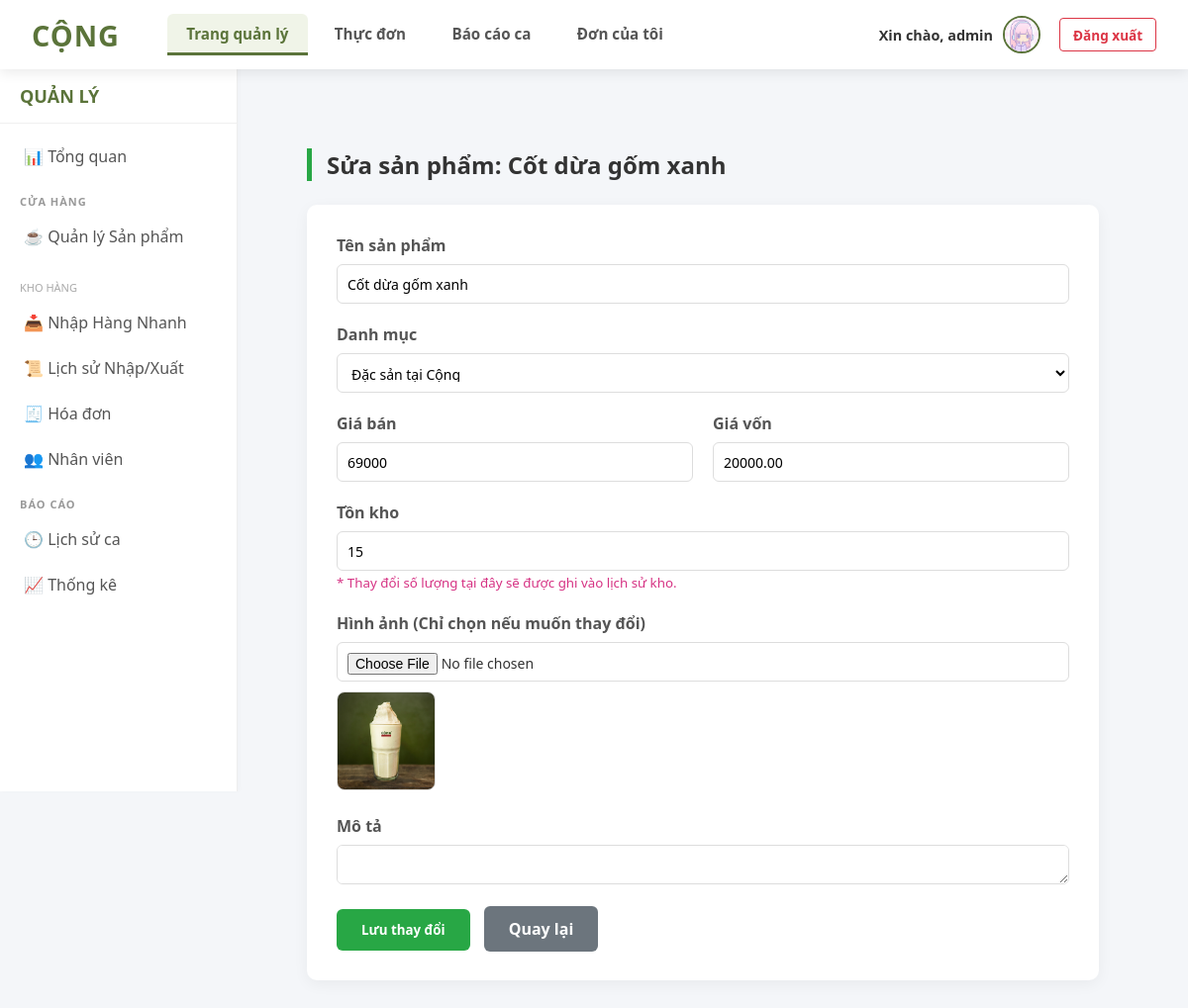
Page /admin/product_edit.php?id=4 (signed in) on the committed database.
### tables this page shows
CREATE TABLE `users` (
  `id` int(11) NOT NULL,
  `username` varchar(100) NOT NULL,
  `password` varchar(255) NOT NULL COMMENT 'Lưu mật khẩu đã hash',
  `full_name` varchar(255) DEFAULT NULL,
  `role` enum('admin','staff') NOT NULL DEFAULT 'staff',
  `security_code` varchar(50) DEFAULT NULL,
  `shift` varchar(20) DEFAULT 'full',
  `gender` varchar(10) DEFAULT 'Khác',
  `birth_year` int(11) DEFAULT 2000,
  `phone` varchar(20) DEFAULT '',
  `address` text DEFAULT '',
  `avatar` varchar(255) DEFAULT 'default_user.png'
);

CREATE TABLE `products` (
  `id` int(11) NOT NULL,
  `category_id` int(11) NOT NULL,
  `name` varchar(255) NOT NULL,
  `price` int(11) NOT NULL,
  `original_price` decimal(10,2) DEFAULT 0.00,
  `stock` int(11) NOT NULL,
  `image` varchar(255) DEFAULT 'default.jpg',
  `description` text DEFAULT NULL,
  `is_locked` tinyint(1) DEFAULT 0
);

### admin/product_edit.php (the view, shortened to what this page needs)
<?php
require '../includes/header.php';
require '../includes/admin_sidebar.php';
echo '<div class="main-with-sidebar">';
echo '<div class="admin-wrapper" style="margin: 0; max-width: none;">';
if (isset($_GET['id'])) {
    $id = (int)$_GET['id'];
    $sql = "SELECT * FROM products WHERE id = $id";
    $result = mysqli_query($conn, $sql);
    $product = mysqli_fetch_assoc($result);
} else {
    header("Location: product_list.php");
    exit();
}
?>
<h2 class="title-product">Sửa sản phẩm: <?php echo htmlspecialchars($product['name']); ?></h2>
<div class="form-container">
    <form method="POST" enctype="multipart/form-data">
        <div class="form-group">
            <label class="form-label">Tên sản phẩm</label>
            <input type="text" name="name" class="form-control" value="<?php echo htmlspecialchars($product['name']); ?>" required>
        </div>
        <div class="form-group">
            <label class="form-label">Danh mục</label>
            <select name="category_id" class="form-control">
                <?php
                $cat_res = mysqli_query($conn, "SELECT * FROM categories");
                while ($cat = mysqli_fetch_assoc($cat_res)) {
                    $selected = ($cat['id'] == $product['category_id']) ? 'selected' : '';
                    echo "<option value='{$cat['id']}' $selected>{$cat['name']}</option>";
                }
                ?>
            </select>
        </div>
        <div class="form-row">
            <div class="col form-group">
                <label class="form-label">Giá bán</label>
                <input type="number" name="price" class="form-control" value="<?php echo $product['price']; ?>" required min="0">
            </div>
            <div class="col form-group">
                <label class="form-label">Giá vốn</label>
                <input type="number" name="original_price" class="form-control" value="<?php echo isset($product['original_price']) ? $product['original_price'] : 0; ?>" min="0">
            </div>
        </div>
        <div class="form-row">
            <div class="col form-group">
                <label class="form-label">Tồn kho</label>
                <input type="number" name="stock" class="form-control" value="<?php echo $product['stock']; ?>" required min="0">
                <small style="color: #d63384;">* Thay đổi số lượng tại đây sẽ được ghi vào lịch sử kho.</small>
            </div>
        </div>
        <div class="form-group">
            <label class="form-label">Hình ảnh (Chỉ chọn nếu muốn thay đổi)</label>
            <input type="file" name="image" class="form-control" accept="image/*">
            <?php if (!empty($product['image'])): ?>
                <img src="uploads/<?php echo $product['image']; ?>" class="current-img" alt="Img">
            <?php endif; ?>
        </div>
        <div class="form-group">
            <label class="form-label">Mô tả</label>
            <textarea name="description" class="form-control" rows="3"><?php echo htmlspecialchars($product['description'] ?? ''); ?></textarea>
        </div>
        <div style="margin-top: 20px;">
            <button type="submit" name="update_product" class="btn-submit">Lưu thay đổi</button>
            <a href="product_list.php" class="btn-cancel">Quay lại</a>
        </div>
    </form>
</div>
<?php
echo '</div></div>';
?>

### includes/header.php (shortened to what this page needs)
<?php
$current_page = basename($_SERVER['PHP_SELF']);
function isActive($page_name, $current_page) {
    if (is_array($page_name)) {
        return in_array($current_page, $page_name) ? 'active' : '';
    }
    return ($current_page == $page_name) ? 'active' : '';
}
$has_image = false; $avatar_url = ""; $first_char = "U"; $profile_link = "#";
if (isset($_SESSION['user_id'])) {
    if ($conn) {
        $uid = intval($_SESSION['user_id']);
        $q_avt = mysqli_query($conn, "SELECT avatar FROM users WHERE id = $uid");
        if ($q_avt && mysqli_num_rows($q_avt) > 0) {
            $r_avt = mysqli_fetch_assoc($q_avt);
            if (!empty($r_avt['avatar']) && $r_avt['avatar'] != 'default_user.png') {
                $has_image = true;
                $avatar_url = "/QuanLyCaPhe/admin/uploads/" . $r_avt['avatar'];
            }
        }
    }
    if (isset($_SESSION['username'])) {
        $first_char = strtoupper(substr($_SESSION['username'], 0, 1));
    }
    $profile_link = "/QuanLyCaPhe/admin/user_view.php?id=" . $uid;
}
?>
<!DOCTYPE html>
<html lang="vi">
<head>
    <link rel="stylesheet" href="/QuanLyCaPhe/css/admin_style.css">
    <link rel="stylesheet" href="/QuanLyCaPhe/css/header_style.css">
</head>
<body>
<header>
    <div class="header-container">
        <div class="header-left">
            <a href="/QuanLyCaPhe/index.php" class="logo">Cộng</a>
            <?php if (isset($_SESSION['user_id'])): ?>
            <nav>
                <ul>
                    <?php if ($_SESSION['role'] == 'admin'): ?>
                        <?php
                        $admin_pages = [
                            'dashboard.php',
                            'product_list.php', 'product_add.php', 'product_edit.php',
                            'order_list.php', 'order_details.php',
                            'user_list.php', 'user_add.php', 'user_edit.php', 'user_view.php',
                            'shift_history.php', 'stats.php'
                        ];
                        ?>
                        <li>
                            <a href="/QuanLyCaPhe/admin/dashboard.php" class="<?php echo isActive($admin_pages, $current_page); ?>">
                                Trang quản lý
                            </a>
                        </li>
                    <?php endif; ?>
                    <li>
                        <a href="/QuanLyCaPhe/pos/pos.php" class="<?php echo isActive('pos.php', $current_page); ?>">
                            Thực đơn
                        </a>
                    </li>
                    <li>
                        <a href="/QuanLyCaPhe/pos/shift_report.php" class="<?php echo isActive('shift_report.php', $current_page); ?>">
                            Báo cáo ca
                        </a>
                    </li>
                    <li>
                        <a href="/QuanLyCaPhe/pos/my_orders.php" class="<?php echo isActive('my_orders.php', $current_page); ?>">
                            Đơn của tôi
                        </a>
                    </li>
                </ul>
            </nav>
            <?php endif; ?>
        </div>
        <?php if (isset($_SESSION['user_id'])): ?>
            <div class="user-info">
                <a href="<?php echo $profile_link; ?>" style="display:flex; align-items:center; gap:10px; text-decoration:none; color:#333;">
                    <span>Xin chào, <?php echo htmlspecialchars($_SESSION['username']); ?></span>
                    <?php if ($has_image): ?>
                        <img src="<?php echo $avatar_url; ?>" class="avatar-img" alt="Avt">
                    <?php else: ?>
                        <div class="avatar-letter"><?php echo $first_char; ?></div>
                    <?php endif; ?>
                </a>
                <a href="/QuanLyCaPhe/logout.php" class="logout-link">Đăng xuất</a>
            </div>
        <?php else: ?>
            <div class="user-info">
                <a href="/QuanLyCaPhe/login.php" class="logout-link" style="color: #007bff; border-color: #007bff;">Đăng nhập</a>
            </div>
        <?php endif; ?>
    </div>
</header>
<main class="content">

### css/admin_style.css (style rules this page uses)
.admin-wrapper { max-width: 1200px; margin: 0 auto; padding: 30px 20px; margin-top: 20px; }
h2 { color: #333; margin-bottom: 1.5rem; font-size: 24px; border-left: 5px solid #5B743A; padding-left: 15px; }
h2.title-product { border-color: #28a745; }
.form-control { height: 40px; border: 1px solid #e0e0e0; border-radius: 8px; padding: 0 12px; font-size: 14px; min-width: 140px; transition: all 0.2s; background-color: #fff; --filter-focus-color: #5B743A; }
.main-with-sidebar { margin-left: 240px; padding: 30px; width: auto; }

### css/header_style.css (style rules this page uses)
* { margin: 0; padding: 0; box-sizing: border-box; font-family: "Segoe UI", Tahoma, Geneva, Verdana, sans-serif; }
body { background-color: #f4f6f9; color: #333; }
header { background: white; padding: 0 2rem; height: 70px; position: fixed; top: 0; left: 0; width: 100%; z-index: 1000; box-shadow: 0 4px 12px rgba(0, 0, 0, 0.08); display: flex; align-items: center; }
.header-container { width: 100%; max-width: 1400px; margin: 0 auto; display: flex; justify-content: space-between; align-items: center; height: 100%; }
.header-left { display: flex; align-items: center; gap: 3rem; height: 100%; }
.header-left .logo { font-size: 1.8rem; font-weight: 800; letter-spacing: 1px; color: #5B743A; text-decoration: none; text-transform: uppercase; display: flex; align-items: center; }
.header-left nav { height: 100%; }
.header-left nav ul { list-style: none; display: flex; gap: 0.5rem; height: 100%; align-items: center; }
.header-left nav ul li { height: 100%; display: flex; align-items: center; }
.header-left nav ul li a { color: #555; text-decoration: none; font-weight: 600; padding: 0 1.2rem; height: 60%; display: flex; align-items: center; border-radius: 6px; transition: all 0.2s ease; font-size: 0.95rem; border-bottom: 3px solid transparent; }
.header-left nav ul li a.active { background-color: #f0f4e8; color: #5B743A; font-weight: 700; border-bottom-color: #5B743A; border-radius: 6px 6px 0 0; }
.user-info { display: flex; align-items: center; gap: 1.2rem; font-size: 0.9rem; }
.user-info a { text-decoration: none; color: #333; display: flex; align-items: center; gap: 10px; font-weight: 600; transition: 0.2s; }
.avatar-img { width: 38px; height: 38px; border-radius: 50%; object-fit: cover; border: 2px solid #5B743A; }
.logout-link { color: #dc3545 !important; border: 1px solid #dc3545; padding: 0.4rem 0.8rem; border-radius: 4px; font-size: 0.85rem; }
.content { margin-top: 90px; max-width: 1400px; margin-left: auto; margin-right: auto; padding: 0 20px 40px 20px; min-height: 80vh; }

### admin/product_edit.php (style rules this page uses)
.form-container { background: white; padding: 30px; border-radius: 10px; box-shadow: 0 4px 15px rgba(0,0,0,0.05); max-width: 800px; }
.form-group { margin-bottom: 20px; }
.form-label { font-weight: bold; margin-bottom: 8px; display: block; color: #555; }
.form-control { width: 100%; padding: 10px; border: 1px solid #ddd; border-radius: 6px; font-size: 14px; outline: none; }
.btn-submit { background: #28a745; color: white; padding: 12px 25px; border: none; border-radius: 6px; font-weight: bold; cursor: pointer; }
.btn-cancel { background: #6c757d; color: white; padding: 12px 25px; border: none; border-radius: 6px; font-weight: bold; text-decoration: none; margin-left: 10px; }
.form-row { display: flex; gap: 20px; }
.col { flex: 1; }
.current-img { width: 100px; height: 100px; object-fit: cover; border-radius: 8px; border: 1px solid #ddd; margin-top: 10px; }

### rows in the picture
users: avatar (picture)
products: name "Cốt dừa gốm xanh", price "69000", original_price "20000.00", stock "15", image (picture)

### other values in the picture
$_SESSION['username'] "admin"
form field category_id "Đặc sản tại Cộng"
